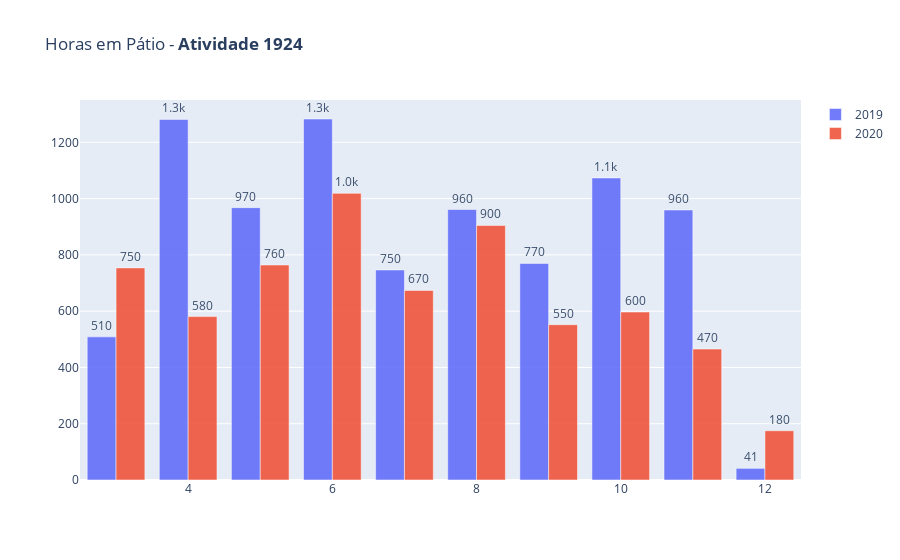

Write notebook code for a chart like this one.
### Code cell
import plotly.graph_objects as go

df_eqpto = dt_year_month.query("CD_ATIVIDADE == 1924")
#df_eqpto = df_eqpto.query("EQUIPTO == 1")
df_eqpto = df_eqpto.query("FG_ATIVIDADE_PRODUTIVA != 1")

df2019 = df_eqpto.query('ANO=="2019"')
df2020 = df_eqpto.query('ANO=="2020"')

fig = go.Figure(data=[   
    go.Bar(name='2019', x=df2019.MES, y=df2019.V_TEMPO_PROD_MED_DIA_ATIVIDADE, text=df2019.V_TEMPO_PROD_MED_DIA_ATIVIDADE, textposition='auto'),
    go.Bar(name='2020', x=df2020.MES, y=df2020.V_TEMPO_PROD_MED_DIA_ATIVIDADE, text=df2020.V_TEMPO_PROD_MED_DIA_ATIVIDADE, textposition='auto')
])

#marker_color='crimson'
fig.update_traces(marker_line_color='rgb(255,255,255)', marker_line_width=0.5, opacity=0.9)
fig.update_traces(texttemplate='%{text:.2s}', textposition='outside')
fig.update_layout(uniformtext_minsize=8, uniformtext_mode='hide', title="Horas em Pátio - <b>Atividade 1924</b>")
fig.show()

### Figure 1 — Plotly figure (JSON) as saved in the notebook; plotly's stock layout.template omitted (floating-point values rounded to 4 significant figures)
{"data": [{"marker": {"line": {"color": "rgb(255,255,255)", "width": 0.5}}, "name": "2019", "opacity": 0.9, "text": [508.7, 1282.0, 967.9, 1283.0, 746.5, 961.2, 769.7, 1074.0, 959.6, 41.42], "textposition": "outside", "texttemplate": "%{text:.2s}", "type": "bar", "x": [3, 4, 5, 6, 7, 8, 9, 10, 11, 12], "y": [508.7, 1282.0, 967.9, 1283.0, 746.5, 961.2, 769.7, 1074.0, 959.6, 41.42]}, {"marker": {"line": {"color": "rgb(255,255,255)", "width": 0.5}}, "name": "2020", "opacity": 0.9, "text": [753.8, 580.7, 764.0, 1019.0, 673.7, 904.7, 551.9, 597, 465.3, 175.0], "textposition": "outside", "texttemplate": "%{text:.2s}", "type": "bar", "x": [3, 4, 5, 6, 7, 8, 9, 10, 11, 12], "y": [753.8, 580.7, 764.0, 1019.0, 673.7, 904.7, 551.9, 597, 465.3, 175.0]}], "layout": {"title": {"text": "Horas em Pátio - <b>Atividade 1924</b>"}, "uniformtext": {"minsize": 8, "mode": "hide"}}}
